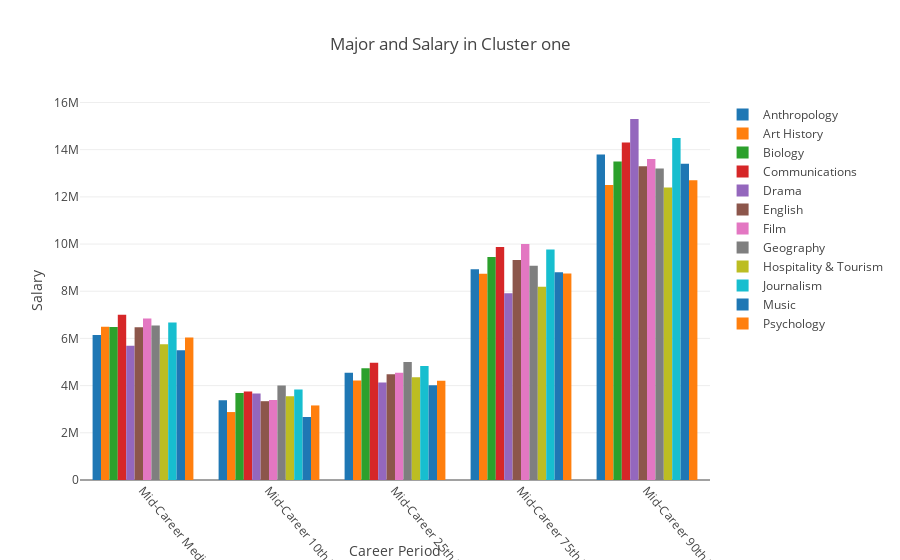

Notebook code cell kept with this figure:
### Code cell
cluster_one = cluster_one[['Undergraduate Major', 'Mid-Career Median Salary', 'Mid-Career 10th Percentile Salary', 'Mid-Career 25th Percentile Salary', 'Mid-Career 75th Percentile Salary', 'Mid-Career 90th Percentile Salary']]
tidy = (
    cluster_one.set_index('Undergraduate Major')
      .stack()
      .reset_index()
      .rename(columns={'level_1': 'Variable', 0: 'Value'})
)


cluster_one_trace_list = []

for label, label_df in tidy.groupby('Undergraduate Major'):
    cluster_one_trace_list.append(
        go.Bar(
            x=label_df.Variable,
            y=label_df.Value,
            name=label
        )
    )

layout = go.Layout(
    barmode='group',
    title='Major and Salary in Cluster one',
    xaxis = dict(title = 'Career Period', tickangle = 50),
    yaxis = dict(title = 'Salary'),
    width=800,
    margin=go.layout.Margin(
            b=200,
            t=100,
            pad=10
        ),
)
fig = go.Figure(data=cluster_one_trace_list, layout=layout)
py.offline.iplot(fig)

### Figure 1 — Plotly figure (JSON) as saved in the notebook; plotly's stock layout.template omitted (floating-point values rounded to 4 significant figures)
{"data": [{"name": "Anthropology", "type": "bar", "uid": "cdd2b63d-cd7d-4f0e-a13e-de74aacf2b14", "x": ["Mid-Career Median Salary", "Mid-Career 10th Percentile Salary", "Mid-Career 25th Percentile Salary", "Mid-Career 75th Percentile Salary", "Mid-Career 90th Percentile Salary"], "y": [6150000, 3380000, 4550000, 8930000, 13800000]}, {"name": "Art History", "type": "bar", "uid": "8c08039d-5eee-4955-ba8f-3f1a2b661be4", "x": ["Mid-Career Median Salary", "Mid-Career 10th Percentile Salary", "Mid-Career 25th Percentile Salary", "Mid-Career 75th Percentile Salary", "Mid-Career 90th Percentile Salary"], "y": [6490000, 2880000, 4220000, 8740000, 12500000]}, {"name": "Biology", "type": "bar", "uid": "e273c723-6753-4b7c-a1fd-48612f9bb72e", "x": ["Mid-Career Median Salary", "Mid-Career 10th Percentile Salary", "Mid-Career 25th Percentile Salary", "Mid-Career 75th Percentile Salary", "Mid-Career 90th Percentile Salary"], "y": [6480000, 3690000, 4740000, 9450000, 13500000]}, {"name": "Communications", "type": "bar", "uid": "b7344dad-8689-41cc-82a3-a820c71c2836", "x": ["Mid-Career Median Salary", "Mid-Career 10th Percentile Salary", "Mid-Career 25th Percentile Salary", "Mid-Career 75th Percentile Salary", "Mid-Career 90th Percentile Salary"], "y": [7000000, 3750000, 4970000, 9880000, 14300000]}, {"name": "Drama", "type": "bar", "uid": "f5d0b4f0-8966-42bd-b8db-1ea9b88760c1", "x": ["Mid-Career Median Salary", "Mid-Career 10th Percentile Salary", "Mid-Career 25th Percentile Salary", "Mid-Career 75th Percentile Salary", "Mid-Career 90th Percentile Salary"], "y": [5690000, 3670000, 4130000, 7910000, 15300000]}, {"name": "English", "type": "bar", "uid": "39c363a9-564a-44b7-a748-8407c6666481", "x": ["Mid-Career Median Salary", "Mid-Career 10th Percentile Salary", "Mid-Career 25th Percentile Salary", "Mid-Career 75th Percentile Salary", "Mid-Career 90th Percentile Salary"], "y": [6470000, 3340000, 4480000, 9320000, 13300000]}, {"name": "Film", "type": "bar", "uid": "cba0409b-8fe9-4f42-9d83-9439533b32ac", "x": ["Mid-Career Median Salary", "Mid-Career 10th Percentile Salary", "Mid-Career 25th Percentile Salary", "Mid-Career 75th Percentile Salary", "Mid-Career 90th Percentile Salary"], "y": [6850000, 3390000, 4550000, 10000000, 13600000]}, {"name": "Geography", "type": "bar", "uid": "61279858-2aa4-4d5d-afc2-ae6974dd0c93", "x": ["Mid-Career Median Salary", "Mid-Career 10th Percentile Salary", "Mid-Career 25th Percentile Salary", "Mid-Career 75th Percentile Salary", "Mid-Career 90th Percentile Salary"], "y": [6550000, 4000000, 5000000, 9080000, 13200000]}, {"name": "Hospitality & Tourism", "type": "bar", "uid": "0c02c9cf-b806-4275-9ed0-3dc551488239", "x": ["Mid-Career Median Salary", "Mid-Career 10th Percentile Salary", "Mid-Career 25th Percentile Salary", "Mid-Career 75th Percentile Salary", "Mid-Career 90th Percentile Salary"], "y": [5750000, 3550000, 4360000, 8190000, 12400000]}, {"name": "Journalism", "type": "bar", "uid": "11ac313f-df14-4d4f-9b23-b87c8e877e6b", "x": ["Mid-Career Median Salary", "Mid-Career 10th Percentile Salary", "Mid-Career 25th Percentile Salary", "Mid-Career 75th Percentile Salary", "Mid-Career 90th Percentile Salary"], "y": [6670000, 3840000, 4830000, 9770000, 14500000]}, {"name": "Music", "type": "bar", "uid": "8812f61f-0ebb-4f0c-9c64-4e5795beebd5", "x": ["Mid-Career Median Salary", "Mid-Career 10th Percentile Salary", "Mid-Career 25th Percentile Salary", "Mid-Career 75th Percentile Salary", "Mid-Career 90th Percentile Salary"], "y": [5500000, 2670000, 4020000, 8800000, 13400000]}, {"name": "Psychology", "type": "bar", "uid": "8e469e40-a02d-4f91-a507-0e9306365997", "x": ["Mid-Career Median Salary", "Mid-Career 10th Percentile Salary", "Mid-Career 25th Percentile Salary", "Mid-Career 75th Percentile Salary", "Mid-Career 90th Percentile Salary"], "y": [6040000, 3160000, 4210000, 8750000, 12700000]}], "layout": {"barmode": "group", "title": "Major and Salary in Cluster one", "xaxis": {"tickangle": 50, "title": "Career Period"}, "yaxis": {"title": "Salary"}}}
